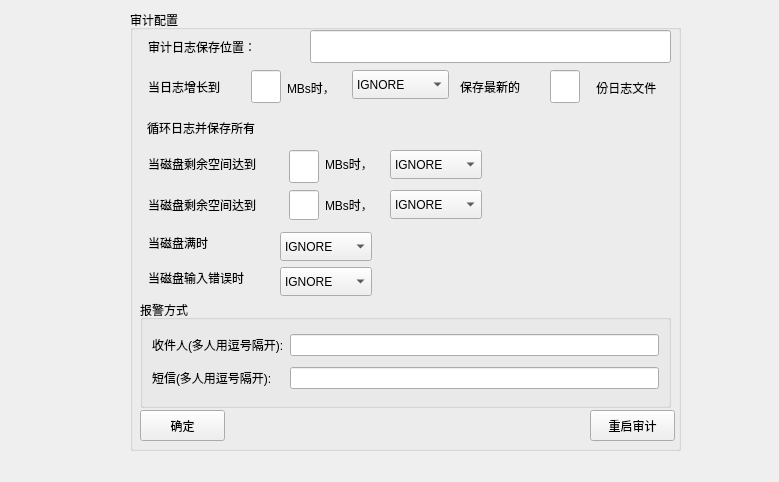
<?xml version="1.0" encoding="UTF-8"?>
<ui version="4.0">
 <class>AudConfPage</class>
 <widget class="QWidget" name="AudConfPage">
  <property name="geometry">
   <rect>
    <x>0</x>
    <y>0</y>
    <width>779</width>
    <height>482</height>
   </rect>
  </property>
  <property name="windowTitle">
   <string>Form</string>
  </property>
  <widget class="QGroupBox" name="groupBox_6">
   <property name="enabled">
    <bool>true</bool>
   </property>
   <property name="geometry">
    <rect>
     <x>130</x>
     <y>10</y>
     <width>551</width>
     <height>441</height>
    </rect>
   </property>
   <property name="title">
    <string>审计配置</string>
   </property>
   <widget class="QLabel" name="label_23">
    <property name="geometry">
     <rect>
      <x>17</x>
      <y>107</y>
      <width>135</width>
      <height>21</height>
     </rect>
    </property>
    <property name="text">
     <string>循环日志并保存所有</string>
    </property>
   </widget>
   <widget class="QGroupBox" name="groupBox_15">
    <property name="geometry">
     <rect>
      <x>10</x>
      <y>290</y>
      <width>531</width>
      <height>108</height>
     </rect>
    </property>
    <property name="title">
     <string>报警方式</string>
    </property>
    <layout class="QGridLayout" name="gridLayout_6">
     <item row="0" column="1">
      <widget class="QLineEdit" name="mail_lineEdit"/>
     </item>
     <item row="2" column="1">
      <widget class="QLineEdit" name="msg_lineEdit"/>
     </item>
     <item row="0" column="0">
      <widget class="QLabel" name="label_28">
       <property name="text">
        <string>收件人(多人用逗号隔开):</string>
       </property>
      </widget>
     </item>
     <item row="2" column="0">
      <widget class="QLabel" name="label_29">
       <property name="text">
        <string>短信(多人用逗号隔开):</string>
       </property>
      </widget>
     </item>
    </layout>
   </widget>
   <widget class="QPushButton" name="restartAduButton">
    <property name="geometry">
     <rect>
      <x>460</x>
      <y>400</y>
      <width>85</width>
      <height>31</height>
     </rect>
    </property>
    <property name="text">
     <string>重启审计</string>
    </property>
   </widget>
   <widget class="QLabel" name="label_21">
    <property name="geometry">
     <rect>
      <x>18</x>
      <y>26</y>
      <width>131</width>
      <height>21</height>
     </rect>
    </property>
    <property name="text">
     <string>审计日志保存位置：</string>
    </property>
   </widget>
   <widget class="QLineEdit" name="log_filelineEdit">
    <property name="geometry">
     <rect>
      <x>180</x>
      <y>20</y>
      <width>361</width>
      <height>33</height>
     </rect>
    </property>
   </widget>
   <widget class="QComboBox" name="max_log_file_action_comboBox">
    <property name="geometry">
     <rect>
      <x>222</x>
      <y>60</y>
      <width>97</width>
      <height>29</height>
     </rect>
    </property>
    <item>
     <property name="text">
      <string>IGNORE</string>
     </property>
    </item>
    <item>
     <property name="text">
      <string>SYSLOG</string>
     </property>
    </item>
    <item>
     <property name="text">
      <string>SUSPEND</string>
     </property>
    </item>
    <item>
     <property name="text">
      <string>ROTATE</string>
     </property>
    </item>
    <item>
     <property name="text">
      <string>KEEP_LOGS</string>
     </property>
    </item>
   </widget>
   <widget class="QLabel" name="label_15">
    <property name="geometry">
     <rect>
      <x>330</x>
      <y>60</y>
      <width>81</width>
      <height>33</height>
     </rect>
    </property>
    <property name="text">
     <string>保存最新的     </string>
    </property>
   </widget>
   <widget class="QLineEdit" name="max_log_filelineEdit">
    <property name="geometry">
     <rect>
      <x>121</x>
      <y>60</y>
      <width>30</width>
      <height>33</height>
     </rect>
    </property>
    <property name="minimumSize">
     <size>
      <width>30</width>
      <height>0</height>
     </size>
    </property>
    <property name="maximumSize">
     <size>
      <width>30</width>
      <height>16777215</height>
     </size>
    </property>
   </widget>
   <widget class="QLabel" name="label_17">
    <property name="geometry">
     <rect>
      <x>463</x>
      <y>67</y>
      <width>79</width>
      <height>21</height>
     </rect>
    </property>
    <property name="text">
     <string> 份日志文件</string>
    </property>
   </widget>
   <widget class="QLabel" name="label_18">
    <property name="geometry">
     <rect>
      <x>157</x>
      <y>67</y>
      <width>59</width>
      <height>21</height>
     </rect>
    </property>
    <property name="text">
     <string>MBs时，</string>
    </property>
   </widget>
   <widget class="QLineEdit" name="num_logslineEdit">
    <property name="geometry">
     <rect>
      <x>420</x>
      <y>60</y>
      <width>30</width>
      <height>33</height>
     </rect>
    </property>
    <property name="minimumSize">
     <size>
      <width>30</width>
      <height>0</height>
     </size>
    </property>
    <property name="maximumSize">
     <size>
      <width>30</width>
      <height>16777215</height>
     </size>
    </property>
   </widget>
   <widget class="QLabel" name="label_22">
    <property name="geometry">
     <rect>
      <x>18</x>
      <y>60</y>
      <width>97</width>
      <height>33</height>
     </rect>
    </property>
    <property name="text">
     <string>当日志增长到      </string>
    </property>
   </widget>
   <widget class="QLineEdit" name="admin_space_left_lineEdit">
    <property name="geometry">
     <rect>
      <x>159</x>
      <y>140</y>
      <width>30</width>
      <height>33</height>
     </rect>
    </property>
    <property name="minimumSize">
     <size>
      <width>30</width>
      <height>0</height>
     </size>
    </property>
    <property name="maximumSize">
     <size>
      <width>30</width>
      <height>16777215</height>
     </size>
    </property>
   </widget>
   <widget class="QLabel" name="label_24">
    <property name="geometry">
     <rect>
      <x>18</x>
      <y>143</y>
      <width>135</width>
      <height>21</height>
     </rect>
    </property>
    <property name="text">
     <string>当磁盘剩余空间达到</string>
    </property>
   </widget>
   <widget class="QLabel" name="label_16">
    <property name="geometry">
     <rect>
      <x>195</x>
      <y>143</y>
      <width>59</width>
      <height>21</height>
     </rect>
    </property>
    <property name="text">
     <string>MBs时，</string>
    </property>
   </widget>
   <widget class="QComboBox" name="admin_space_left_action_comboBox">
    <property name="geometry">
     <rect>
      <x>260</x>
      <y>140</y>
      <width>92</width>
      <height>29</height>
     </rect>
    </property>
    <property name="maximumSize">
     <size>
      <width>92</width>
      <height>16777215</height>
     </size>
    </property>
    <item>
     <property name="text">
      <string>IGNORE</string>
     </property>
    </item>
    <item>
     <property name="text">
      <string>SYSLOG</string>
     </property>
    </item>
    <item>
     <property name="text">
      <string>EMAIL</string>
     </property>
    </item>
    <item>
     <property name="text">
      <string>SUSPEND</string>
     </property>
    </item>
    <item>
     <property name="text">
      <string>SINGLE</string>
     </property>
    </item>
    <item>
     <property name="text">
      <string>HALT</string>
     </property>
    </item>
   </widget>
   <widget class="QComboBox" name="space_left_action_comboBox">
    <property name="geometry">
     <rect>
      <x>260</x>
      <y>180</y>
      <width>92</width>
      <height>29</height>
     </rect>
    </property>
    <item>
     <property name="text">
      <string>IGNORE</string>
     </property>
    </item>
    <item>
     <property name="text">
      <string>SYSLOG</string>
     </property>
    </item>
    <item>
     <property name="text">
      <string>EMAIL</string>
     </property>
    </item>
    <item>
     <property name="text">
      <string>SUSPEND</string>
     </property>
    </item>
    <item>
     <property name="text">
      <string>SINGLE</string>
     </property>
    </item>
    <item>
     <property name="text">
      <string>HALT</string>
     </property>
    </item>
   </widget>
   <widget class="QLineEdit" name="space_left_lineEdit">
    <property name="geometry">
     <rect>
      <x>159</x>
      <y>180</y>
      <width>30</width>
      <height>30</height>
     </rect>
    </property>
    <property name="minimumSize">
     <size>
      <width>30</width>
      <height>0</height>
     </size>
    </property>
    <property name="maximumSize">
     <size>
      <width>30</width>
      <height>30</height>
     </size>
    </property>
   </widget>
   <widget class="QLabel" name="label_25">
    <property name="geometry">
     <rect>
      <x>18</x>
      <y>184</y>
      <width>135</width>
      <height>21</height>
     </rect>
    </property>
    <property name="text">
     <string>当磁盘剩余空间达到</string>
    </property>
   </widget>
   <widget class="QLabel" name="label_19">
    <property name="geometry">
     <rect>
      <x>195</x>
      <y>184</y>
      <width>59</width>
      <height>21</height>
     </rect>
    </property>
    <property name="text">
     <string>MBs时，</string>
    </property>
   </widget>
   <widget class="QLabel" name="label_26">
    <property name="geometry">
     <rect>
      <x>18</x>
      <y>222</y>
      <width>81</width>
      <height>21</height>
     </rect>
    </property>
    <property name="text">
     <string>当磁盘满时</string>
    </property>
   </widget>
   <widget class="QComboBox" name="disk_full_action_comboBox">
    <property name="geometry">
     <rect>
      <x>150</x>
      <y>222</y>
      <width>92</width>
      <height>29</height>
     </rect>
    </property>
    <item>
     <property name="text">
      <string>IGNORE</string>
     </property>
    </item>
    <item>
     <property name="text">
      <string>SYSLOG</string>
     </property>
    </item>
    <item>
     <property name="text">
      <string>SUSPEND</string>
     </property>
    </item>
    <item>
     <property name="text">
      <string>SINGLE</string>
     </property>
    </item>
    <item>
     <property name="text">
      <string>HALT</string>
     </property>
    </item>
   </widget>
   <widget class="QLabel" name="label_27">
    <property name="geometry">
     <rect>
      <x>18</x>
      <y>257</y>
      <width>120</width>
      <height>21</height>
     </rect>
    </property>
    <property name="text">
     <string>当磁盘输入错误时</string>
    </property>
   </widget>
   <widget class="QComboBox" name="disk_error_action_comboBox">
    <property name="geometry">
     <rect>
      <x>150</x>
      <y>257</y>
      <width>92</width>
      <height>29</height>
     </rect>
    </property>
    <item>
     <property name="text">
      <string>IGNORE</string>
     </property>
    </item>
    <item>
     <property name="text">
      <string>SYSLOG</string>
     </property>
    </item>
    <item>
     <property name="text">
      <string>SUSPEND</string>
     </property>
    </item>
    <item>
     <property name="text">
      <string>SINGLE</string>
     </property>
    </item>
    <item>
     <property name="text">
      <string>HALT</string>
     </property>
    </item>
   </widget>
   <widget class="QPushButton" name="apl_cfg_Button">
    <property name="geometry">
     <rect>
      <x>10</x>
      <y>400</y>
      <width>85</width>
      <height>31</height>
     </rect>
    </property>
    <property name="text">
     <string>确定</string>
    </property>
   </widget>
  </widget>
 </widget>
 <resources/>
 <connections/>
</ui>
